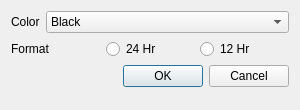
<?xml version="1.0" encoding="UTF-8"?>
<ui version="4.0">
 <class>Preference</class>
 <widget class="QDialog" name="Preference">
  <property name="windowModality">
   <enum>Qt::NonModal</enum>
  </property>
  <property name="enabled">
   <bool>true</bool>
  </property>
  <property name="geometry">
   <rect>
    <x>0</x>
    <y>0</y>
    <width>300</width>
    <height>110</height>
   </rect>
  </property>
  <property name="sizePolicy">
   <sizepolicy hsizetype="Preferred" vsizetype="Preferred">
    <horstretch>0</horstretch>
    <verstretch>0</verstretch>
   </sizepolicy>
  </property>
  <property name="minimumSize">
   <size>
    <width>0</width>
    <height>0</height>
   </size>
  </property>
  <property name="windowTitle">
   <string>Preference</string>
  </property>
  <layout class="QFormLayout" name="formLayout">
   <item row="0" column="0">
    <widget class="QLabel" name="colorLabel">
     <property name="text">
      <string>Color</string>
     </property>
    </widget>
   </item>
   <item row="0" column="1">
    <widget class="QComboBox" name="colorBox">
     <item>
      <property name="text">
       <string>Black</string>
      </property>
     </item>
     <item>
      <property name="text">
       <string>White</string>
      </property>
     </item>
     <item>
      <property name="text">
       <string>Green</string>
      </property>
     </item>
     <item>
      <property name="text">
       <string>Red</string>
      </property>
     </item>
    </widget>
   </item>
   <item row="1" column="0" colspan="2">
    <layout class="QHBoxLayout" name="horizontalLayout">
     <item>
      <widget class="QLabel" name="formatLabel">
       <property name="text">
        <string>Format</string>
       </property>
      </widget>
     </item>
     <item>
      <widget class="QRadioButton" name="twentyFourRadio">
       <property name="text">
        <string>24 Hr</string>
       </property>
      </widget>
     </item>
     <item>
      <widget class="QRadioButton" name="twelveRadio">
       <property name="text">
        <string>12 Hr</string>
       </property>
      </widget>
     </item>
    </layout>
   </item>
   <item row="2" column="0" colspan="2">
    <widget class="QDialogButtonBox" name="buttonBox">
     <property name="orientation">
      <enum>Qt::Horizontal</enum>
     </property>
     <property name="standardButtons">
      <set>QDialogButtonBox::Cancel|QDialogButtonBox::Ok</set>
     </property>
    </widget>
   </item>
  </layout>
 </widget>
 <resources/>
 <connections>
  <connection>
   <sender>buttonBox</sender>
   <signal>accepted()</signal>
   <receiver>Preference</receiver>
   <slot>accept()</slot>
   <hints>
    <hint type="sourcelabel">
     <x>248</x>
     <y>254</y>
    </hint>
    <hint type="destinationlabel">
     <x>157</x>
     <y>274</y>
    </hint>
   </hints>
  </connection>
  <connection>
   <sender>buttonBox</sender>
   <signal>rejected()</signal>
   <receiver>Preference</receiver>
   <slot>reject()</slot>
   <hints>
    <hint type="sourcelabel">
     <x>316</x>
     <y>260</y>
    </hint>
    <hint type="destinationlabel">
     <x>286</x>
     <y>274</y>
    </hint>
   </hints>
  </connection>
 </connections>
</ui>
